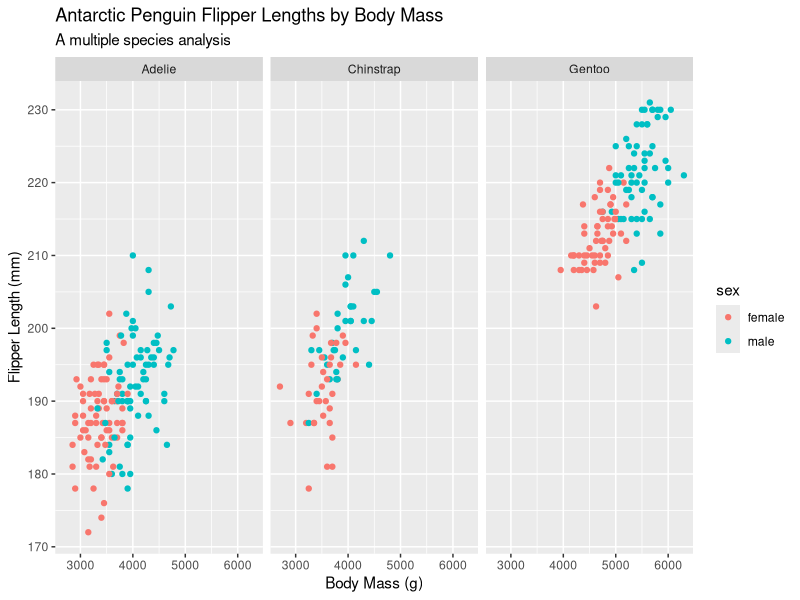

R code for this plot: (Note: this script raises an error after producing the figure.)
# The project will likely be to graph the different physical attributes of the penguins, Usng facets and create a section for different measurements. 

# Raw looks like most fun, QUESTIONS I CAN ASK A VISUALIZE:
# data_Q1: Relationship: Body Mass ~ Sex between species.
# Body mass ~ flipper size
# 

install.packages('palmerpenguins')


library(palmerpenguins)
library(tidyverse)
# library(bslib) # This is for rmarkdown html themes for rmarkdown. 



data = palmerpenguins::penguins %>% drop_na()

head(data)
tail(data)
glimpse(data)
colnames(data)

# Flipper length ~ Body Mass by Species and Sex
plot_1 = ggplot() + 
  geom_point(data = data, 
             aes(x = body_mass_g, y = flipper_length_mm, 
                 color = sex)) +
  facet_grid(~species) +
  labs(title = "Antarctic Penguin Flipper Lengths by Body Mass", subtitle = "A multiple species analysis") + 
  xlab("Body Mass (g)") +
  ylab("Flipper Length (mm)")

#_____ Summary tabels:

table_1_M = data_penguins %>% 
  filter(sex == "male") %>% 
  group_by(species) %>% 
  summarize("No. Inviduals" = n(),
            "Average Flipper Length (mm)" = mean(flipper_length_mm))

table_1_F = data_penguins %>% 
  filter(sex == "female") %>% 
  group_by(species) %>% 
  summarize("No. Inviduals" = n(), "Average Flipper Length (mm)" = mean(flipper_length_mm))

# Bill depth ~ bill length by species and sex
plot_2 = ggplot() + 
  geom_point(data = data, 
             aes(x = bill_length_mm, y = bill_depth_mm, 
                 color = sex)) +
  facet_grid(~species) +
  labs(title = "Antarctic Penguin bill depth against bill length", subtitle = "A multiple species analysis") + 
  xlab("Bill Length (mm)") +
  ylab("Bill Depth (mm)")

#___ Summary tabe 2

table_2_M = data_penguins %>% 
  filter(sex == "male") %>% 
  group_by(species) %>% 
  summarize("No. Individuals" = n(), 
            "Average Bill Depth (mm)" = mean(bill_depth_mm), 
            "Average Bill Length (mm)" = mean(bill_length_mm))

table_2_F = data_penguins %>% 
  filter(sex == "female") %>% 
  group_by(species) %>% 
  summarize("No. Individuals" = n(), 
            "Average Bill Depth (mm)" = mean(bill_depth_mm), 
            "Average Bill Length (mm)" = mean(bill_length_mm))


# citation()
citation(package = "palmerpenguins")
citation(package = 'bslib')
citation(package = 'tidyverse')


